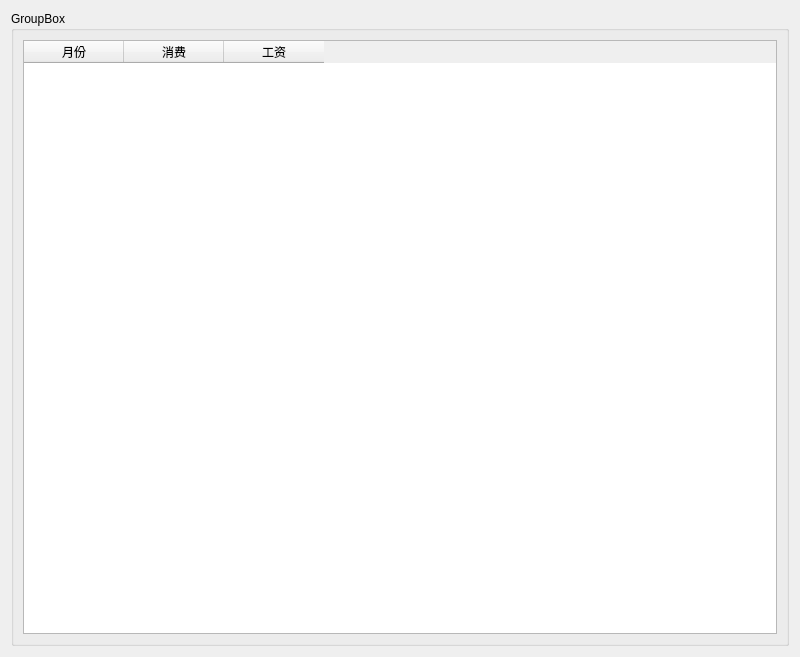
<?xml version="1.0" encoding="UTF-8"?>
<ui version="4.0">
 <class>month_line_chart_widget</class>
 <widget class="QWidget" name="month_line_chart_widget">
  <property name="geometry">
   <rect>
    <x>0</x>
    <y>0</y>
    <width>800</width>
    <height>657</height>
   </rect>
  </property>
  <property name="windowTitle">
   <string>Form</string>
  </property>
  <layout class="QVBoxLayout" name="verticalLayout">
   <item>
    <widget class="QGroupBox" name="groupBox_year">
     <property name="title">
      <string>GroupBox</string>
     </property>
     <layout class="QHBoxLayout" name="horizontalLayout" stretch="1,3">
      <item>
       <widget class="QTableWidget" name="tableWidget_month">
        <column>
         <property name="text">
          <string>月份</string>
         </property>
        </column>
        <column>
         <property name="text">
          <string>消费</string>
         </property>
        </column>
        <column>
         <property name="text">
          <string>工资</string>
         </property>
        </column>
       </widget>
      </item>
      <item>
       <layout class="QHBoxLayout" name="horizontalLayout_chart"/>
      </item>
     </layout>
    </widget>
   </item>
  </layout>
 </widget>
 <resources/>
 <connections/>
</ui>
